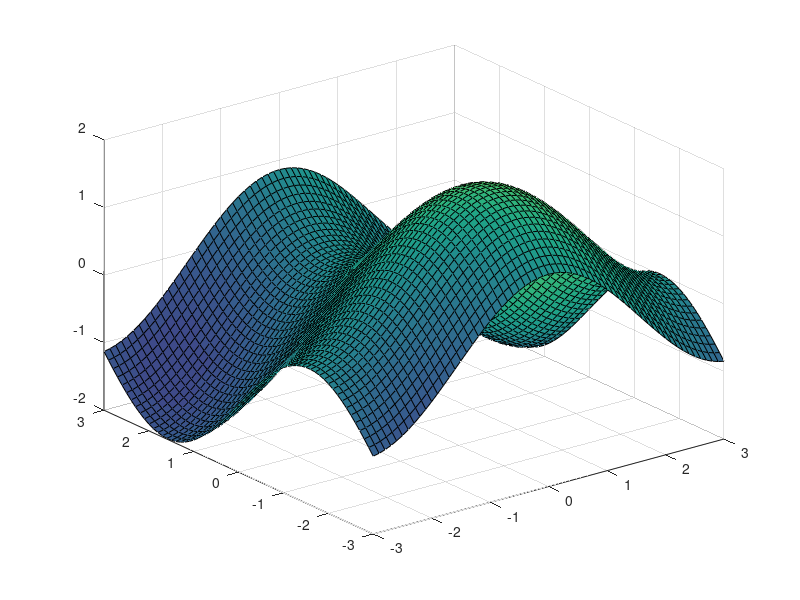

MATLAB code to generate this figure:
% Author: Wikus Jansen van Rensburg
% Date: March 13, 2021
% Description: This script was written while working on problems
%               that showed the usefillness of the Divergence Thm.
%              The goal was to solved the problems first by hand drawings
%              and then plot the surfaces using matlab.
%              
clear
clc
close all

% % Example 1: 
% % We visualize the region D that is bounded between the spheres of
% % radius 2 and radius 4.
% % We are describing the sphere in spherical co-ordinates.
% % These are the 2 parameters needed to plot the surface of the sphere.
% rho2 = 2;
% rho4 = 4;
% phi = linspace(0,pi/2);  % We only show the half of the sphere to see the inner spehere.
% theta = linspace(0, 2*pi);
% % Note that we define the variables in the phi-theta plane and then
% % define a tranformation from rho-phi-theta space to xyz-space.
% [PHI,THETA] = meshgrid(phi, theta);
% 
% % We define the rule of the transformation here.
% x = rho2.*sin(PHI).*cos(THETA); % We specify the x co-ordinates to plot
% y = rho2.*sin(PHI).*sin(THETA); % We specify the y co-ordinates to plot
% z = rho2.*cos(PHI); % We specify the z co-ordinates to plot
% 
% x1 = rho4.*sin(PHI).*cos(THETA); % We specify the x co-ordinates to plot
% y1 = rho4.*sin(PHI).*sin(THETA); % We specify the y co-ordinates to plot
% z1 = rho4.*cos(PHI); % We specify the z co-ordinates to plot
% 
% 
% figure
% surf(x, y, z, 'FaceAlpha',0.5)
% colorbar
% 
% axis('equal') % This stops Matlab from self-adjusting the co-ordinate system.
% grid on
% hold on
% % Plooting the surface with radius 4.
% surf(x1, y1, z1)
% 
% % Example 2:
% % D is the region in the first octant bounded by the planes z = 4-x-y 
% %   z= 2-x-y.
% x2 = 0:0.01:5;      % creating an interval from 0 -> 5.
% y2 = x2;
% [X2, Y2] = meshgrid(x2, y2);
% % One of the planes that serve as a bound for the region.
% za = 4 - X2 - Y2;
% zb = 2 - X2 - Y2;
% zc = 0 .*X2;
% 
% figure
% surf(X2, Y2, za)
% hold on
% mesh(X2, Y2, zb)
% mesh(X2, Y2, zc)
% 
% xlabel('x-axis')
% ylabel('y-axis')
% zlabel('z-axis')
% grid on

% % Example 3:
% % =====================================
% % Scalar Valued Functions: Scalar Field
% % =====================================
% % Basic single variable graph.
% x = -3:0.01:3;   % Vector 1
% f = x.* exp(-x .^2); % Vector 2.
% plot(x,f)
% 
% title('Basic Graph of a Single Variable Function')
% xlabel('Independent Variable')
% ylabel('Dependent Variable')
% grid on
% 
% % 1. Basic Multivariable Function
% % These are 2-dimensional vectors.
% x0 = linspace(-3,3);
% y0 = linspace(-3,3);
% [x1, y1] = meshgrid(x0,y0);     % Input Space is [-3,3]x[-3,3]
% % Function of two variable.
% f1 = x1 .* exp(-x1.^2 -y1.*2);      % f is also a 2d-vector.
% 
% figure
% mesh(x1, y1, f1)


% 2. Firstly we plot some points.
% That is a very low resolution of the function.
[x, y, z] = meshgrid(-3:0.5:3);
T = sin(x) + cos(y) + z;
% The first 3 arguments define position, the 4th defines the area of
% each marker, and the 5th represent the color.
figure
%scatter3(x(:), y(:), z(:), [], T(:));

% But we can do better.
% The first 3 arguments is where the function was evaluated.
% The 4th is the function value.
% The last determine where the input arguments are.
% (Uncomment each slice version to see what happens.)
% The last 3 arguments define the surface that contains all
% the input points that will be displayed.

%slice(x, y, z, T, [],[],[])  % We pass in an empty vector [].

% The last three arguments I indicate whate points to show.
% In this version we are going to plot all the values of our function
% on the planes x = 0, y = 0, z = 0.
% That is we display all the function outputs on these surfaces.

%slice(x, y, z, T, 0,0,0)  % We pass in an empty vector [].

%slice(x, y, z, T, [],0,0)  % We pass in an empty vector [].

% This is going to draw the planes x = -2, x = 2, y = 0, z = 0.
%slice(x, y, z, T, [-2, 2] ,0,0)  % We pass in an empty vector [].

% Now we create a surface as the input spaces.
% Suppose T was the temperature at a point (x,y,z)
% We can now create a surface and see what the temperature
% at each points on the surface is.
[x0, y0] = meshgrid(-3:0.1:3);
z0 = cos(x0) - sin(y0);

figure
title('Example of plotting the temperature at a given point. on a surface')
slice(x, y, z, T, x0, y0, z0)

% =======================================================================
% Function of 3 Variables.


% =====================================
% Vector Valued Functions: Vector Field
% =====================================

